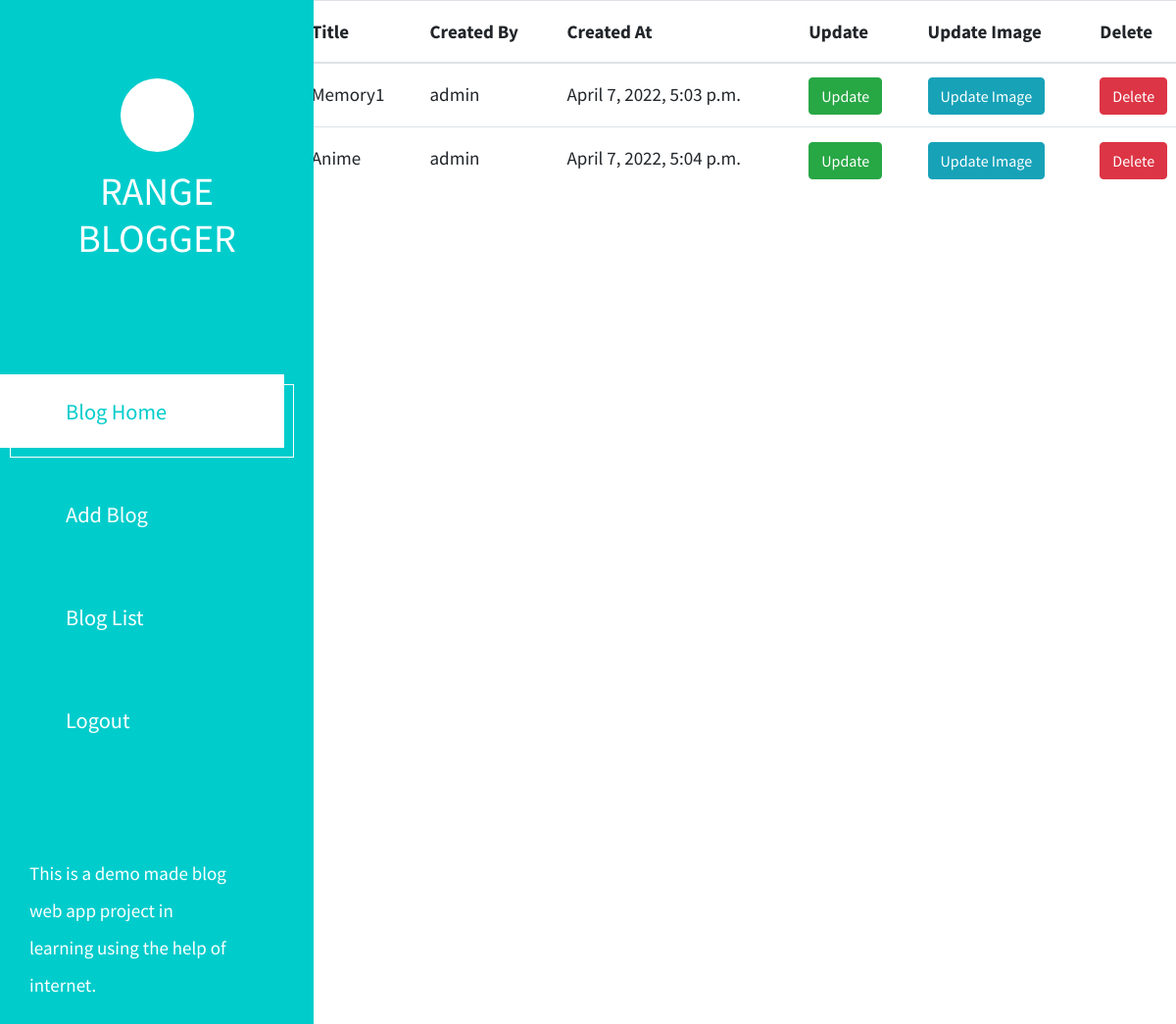
/blog_list/ (signed in), run on the app's committed database.
### home/models.py (models this page shows, shortened)
class Blogmodel(models.Model):
    title=models.CharField(max_length=1000)
    content=FroalaField()
    user=models.ForeignKey(User,blank=True,null=True,on_delete=models.CASCADE)
    slug=models.SlugField(max_length=1000,null=True,blank=True)
    image=models.ImageField(upload_to='blogimg')
    created_at=models.DateTimeField(auto_now_add=True)
    updated_at=models.DateTimeField(auto_now=True)

### home/views.py (the view)
# urls.py: path('blog_list/',blog_list,name='blog_list'),
def blog_list(request):
    context={}
    try:
        blog_objs=Blogmodel.objects.filter(user=request.user)
        context['blog_objs']=blog_objs
    except Exception as e:
        print(e)
    return render(request,'blog_list.html',context)

### home/templates/blog_list.html (shortened to what this page needs)
{% extends 'base.html' %}
{% block start %}
<section>
    <div>
        <table class="table" align="center">
            <thead>
              <tr>
                <th scope="col">#</th>
                <th scope="col">Title</th>
                <th scope="col">Created By</th>
                <th scope="col">Created At</th>
                <th scope="col">Update</th>
                <th scope="col">Update Image</th>
                <th scope="col">Delete</th>
              </tr>
            </thead>
            <tbody>
                {% for blog in blog_objs %}
              <tr>
                <th scope="row">{{forloop.counter}}</th>
                <td>{{blog.title}}</td>
                <td>{{blog.user.username}}</td>
                <td>{{blog.created_at}}</td>
                <td>
                    <a href="{% url 'blog_update' blog.slug %}" class="btn btn-success">Update</a>
                </td>
                <td>
                    <a href="{% url 'image_update' blog.slug %}" class="btn btn-info">Update Image</a>
                </td>
                <td>
                    <a href="{% url 'blog_delete' blog.id %}" class="btn btn-danger">Delete</a>
                </td>
              </tr>
              {% endfor %}
            </tbody>
          </table>
    </div>
</section>
{% endblock %}

### public/static/css/templatemo-xtra-blog.css (style rules this page uses)
html { overflow-x: hidden; }
body { margin: 0; padding: 0; font-family: 'Source Sans Pro', sans-serif; font-size: 19px; line-height: 2em; overflow-x: hidden; }

### home/templates/blog_list.html (style rules this page uses)
table { max-width: 80%; margin-left: 22%; }

### data on the page
Blogmodel: title "Memory1", user.username "admin", created_at "April 7, 2022, 5:03 p.m."
Blogmodel: title "Anime", user.username "admin", created_at "April 7, 2022, 5:04 p.m."
